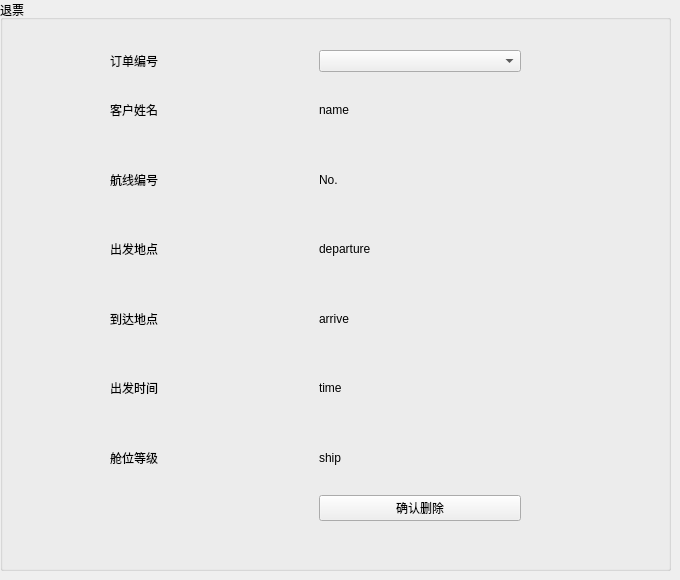
       <widget class="QWidget" name="deletepage">
        <widget class="QWidget" name="layoutWidget">
         <property name="geometry">
          <rect>
           <x>0</x>
           <y>0</y>
           <width>671</width>
           <height>571</height>
          </rect>
         </property>
         <layout class="QGridLayout" name="deletelayout">
          <item row="0" column="0" rowspan="2">
           <widget class="QGroupBox" name="delticket">
            <property name="title">
             <string>退票</string>
            </property>
            <widget class="QWidget" name="layoutWidget">
             <property name="geometry">
              <rect>
               <x>110</x>
               <y>50</y>
               <width>411</width>
               <height>471</height>
              </rect>
             </property>
             <layout class="QGridLayout" name="delticketlyo">
              <item row="0" column="0">
               <widget class="QLabel" name="delticketnoabl">
                <property name="text">
                 <string>订单编号</string>
                </property>
               </widget>
              </item>
              <item row="0" column="1">
               <widget class="QComboBox" name="delticketno"/>
              </item>
              <item row="1" column="0">
               <widget class="QLabel" name="delticketnameabl">
                <property name="text">
                 <string>客户姓名</string>
                </property>
               </widget>
              </item>
              <item row="1" column="1">
               <widget class="QLabel" name="delticketname">
                <property name="text">
                 <string>name</string>
                </property>
               </widget>
              </item>
              <item row="2" column="0">
               <widget class="QLabel" name="delticketlinenoabl">
                <property name="text">
                 <string>航线编号</string>
                </property>
               </widget>
              </item>
              <item row="2" column="1">
               <widget class="QLabel" name="delticketlineno">
                <property name="text">
                 <string>No.</string>
                </property>
               </widget>
              </item>
              <item row="3" column="0">
               <widget class="QLabel" name="delticketdepabl">
                <property name="text">
                 <string>出发地点</string>
                </property>
               </widget>
              </item>
              <item row="3" column="1">
               <widget class="QLabel" name="delticketdep">
                <property name="text">
                 <string>departure</string>
                </property>
               </widget>
              </item>
              <item row="4" column="0">
               <widget class="QLabel" name="delticketarrabl">
                <property name="text">
                 <string>到达地点</string>
                </property>
               </widget>
              </item>
              <item row="4" column="1">
               <widget class="QLabel" name="delticketarr">
                <property name="text">
                 <string>arrive</string>
                </property>
               </widget>
              </item>
              <item row="5" column="0">
               <widget class="QLabel" name="delticketdeptimeabl">
                <property name="text">
                 <string>出发时间</string>
                </property>
               </widget>
              </item>
              <item row="5" column="1">
               <widget class="QLabel" name="delticketdeptime">
                <property name="text">
                 <string>time</string>
                </property>
               </widget>
              </item>
              <item row="6" column="0">
               <widget class="QLabel" name="delticketshipabl">
                <property name="text">
                 <string>舱位等级</string>
                </property>
               </widget>
              </item>
              <item row="6" column="1">
               <widget class="QLabel" name="delticketship">
                <property name="text">
                 <string>ship</string>
                </property>
               </widget>
              </item>
              <item row="7" column="1">
               <widget class="QPushButton" name="delticketokbtn">
                <property name="text">
                 <string>确认删除</string>
                </property>
               </widget>
              </item>
             </layout>
            </widget>
           </widget>
          </item>
         </layout>
        </widget>
       </widget>
